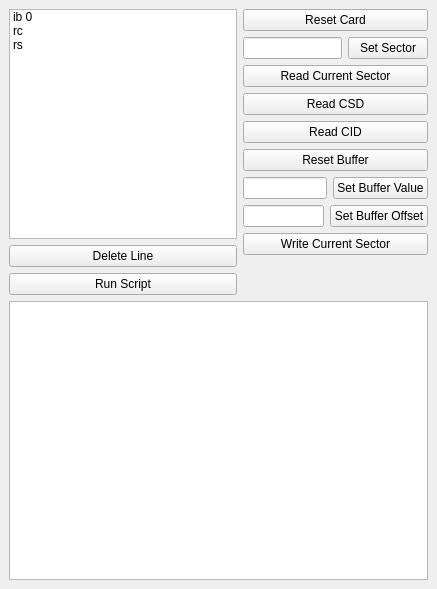
<?xml version="1.0" encoding="UTF-8"?>
<ui version="4.0">
 <class>ControllerWindow</class>
 <widget class="QMainWindow" name="ControllerWindow">
  <property name="geometry">
   <rect>
    <x>0</x>
    <y>0</y>
    <width>437</width>
    <height>589</height>
   </rect>
  </property>
  <property name="windowTitle">
   <string>Network Script</string>
  </property>
  <widget class="QWidget" name="centralwidget">
   <layout class="QGridLayout" name="gridLayout_2">
    <item row="0" column="0">
     <layout class="QVBoxLayout" name="verticalLayout">
      <item>
       <widget class="QListWidget" name="currentScript">
        <item>
         <property name="text">
          <string>ib 0</string>
         </property>
        </item>
        <item>
         <property name="text">
          <string>rc</string>
         </property>
        </item>
        <item>
         <property name="text">
          <string>rs</string>
         </property>
        </item>
       </widget>
      </item>
      <item>
       <widget class="QPushButton" name="deleteLineButton">
        <property name="text">
         <string>Delete Line</string>
        </property>
       </widget>
      </item>
      <item>
       <widget class="QPushButton" name="runScriptButton">
        <property name="text">
         <string>Run Script</string>
        </property>
       </widget>
      </item>
     </layout>
    </item>
    <item row="0" column="1">
     <layout class="QGridLayout" name="gridLayout">
      <item row="0" column="0">
       <widget class="QPushButton" name="resetCardButton">
        <property name="text">
         <string>Reset Card</string>
        </property>
       </widget>
      </item>
      <item row="3" column="0">
       <widget class="QPushButton" name="readCurrentSectorButton">
        <property name="text">
         <string>Read Current Sector</string>
        </property>
       </widget>
      </item>
      <item row="7" column="0">
       <widget class="QPushButton" name="resetBufferButton">
        <property name="text">
         <string>Reset Buffer</string>
        </property>
       </widget>
      </item>
      <item row="4" column="0">
       <widget class="QPushButton" name="readCSDButton">
        <property name="text">
         <string>Read CSD</string>
        </property>
       </widget>
      </item>
      <item row="5" column="0">
       <widget class="QPushButton" name="readCIDButton">
        <property name="text">
         <string>Read CID</string>
        </property>
       </widget>
      </item>
      <item row="8" column="0">
       <layout class="QHBoxLayout" name="horizontalLayout_3">
        <item>
         <widget class="QLineEdit" name="setBufferValueText"/>
        </item>
        <item>
         <widget class="QPushButton" name="setBufferValueButton">
          <property name="text">
           <string>Set Buffer Value</string>
          </property>
         </widget>
        </item>
       </layout>
      </item>
      <item row="9" column="0">
       <layout class="QHBoxLayout" name="horizontalLayout_4">
        <item>
         <widget class="QLineEdit" name="setBufferOffsetText"/>
        </item>
        <item>
         <widget class="QPushButton" name="setBufferOffsetButton">
          <property name="text">
           <string>Set Buffer Offset</string>
          </property>
         </widget>
        </item>
       </layout>
      </item>
      <item row="2" column="0">
       <layout class="QHBoxLayout" name="horizontalLayout_5">
        <item>
         <widget class="QLineEdit" name="setSectorText"/>
        </item>
        <item>
         <widget class="QPushButton" name="setSectorButton">
          <property name="text">
           <string>Set Sector</string>
          </property>
         </widget>
        </item>
       </layout>
      </item>
      <item row="10" column="0">
       <widget class="QPushButton" name="writeSectorButton">
        <property name="text">
         <string>Write Current Sector</string>
        </property>
       </widget>
      </item>
      <item row="11" column="0">
       <spacer name="verticalSpacer_2">
        <property name="orientation">
         <enum>Qt::Vertical</enum>
        </property>
        <property name="sizeHint" stdset="0">
         <size>
          <width>20</width>
          <height>40</height>
         </size>
        </property>
       </spacer>
      </item>
     </layout>
    </item>
    <item row="1" column="0" colspan="2">
     <widget class="QTextBrowser" name="networkConsole"/>
    </item>
   </layout>
  </widget>
  <widget class="QMenuBar" name="menubar">
   <property name="geometry">
    <rect>
     <x>0</x>
     <y>0</y>
     <width>437</width>
     <height>22</height>
    </rect>
   </property>
  </widget>
 </widget>
 <resources/>
 <connections/>
</ui>
